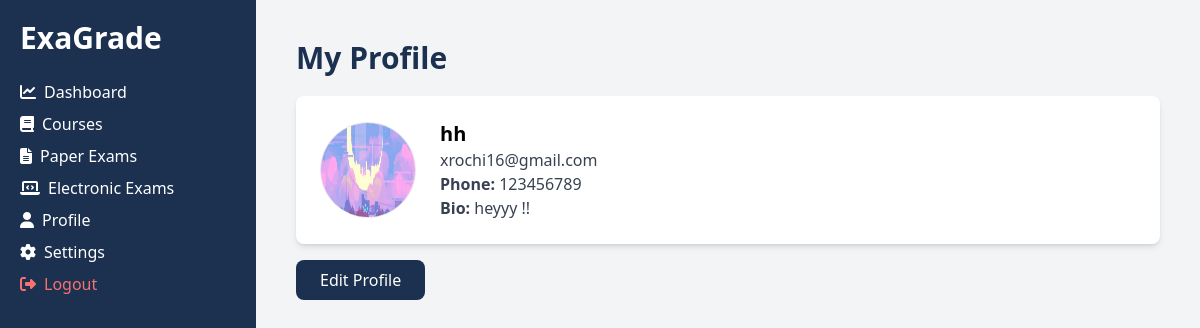
Page /users/profile/2/ (signed in) on the committed database.
### users/models.py (models this page shows)
class CustomUser(AbstractUser):
    is_instructor = models.BooleanField(default=False)
    is_student = models.BooleanField(default=False)
    phone_number = models.CharField(max_length=15, blank=True, null=True)
    bio = models.TextField(blank=True, null=True)
    profile_image = models.ImageField(
        upload_to="profiles/",
        default="profiles/profile-default.png",
        null=True,
        blank=True
    )

### users/views.py (the view)
# urls.py: path("profile/<int:user_id>/", profile_page, name="profile"),
@login_required
def profile_page(request, user_id):
    user = get_object_or_404(CustomUser, id=user_id)
    return render(request, "users/profile.html", {"profile_user": user})

### ExaGrade/users/templates/users/profile.html
{% extends "base.html" %}
{% block content %}
<h1 class="text-3xl font-bold text-[#1C304F]">My Profile</h1>
<div class="mt-5 bg-white p-6 shadow-md rounded-lg flex items-center">
    <img src="{% if user.profile_image %}{{ user.profile_image.url }}{% else %}/media/profiles/profile-default.png{% endif %}"
     alt="Profile Image"
     class="w-24 h-24 rounded-full border">
    <div class="ml-6">
        <h2 class="text-xl font-bold">{{ user.username }}</h2>
        <p class="text-gray-700">{{ user.email }}</p>
        <p class="text-gray-700"><strong>Phone:</strong> {{ user.phone_number }}</p>
        <p class="text-gray-700"><strong>Bio:</strong> {{ user.bio }}</p>
    </div>
</div>
<a href="{% url 'users:settings' %}" class="mt-4 inline-block bg-[#1C304F] text-white px-6 py-2 rounded-lg hover:bg-[#98BBF5]">
    Edit Profile
</a>
{% endblock %}

### rows in the picture
CustomUser: profile_image (picture), username "hh", email "xrochi16@gmail.com", phone_number "123456789", bio "heyyy !!"
